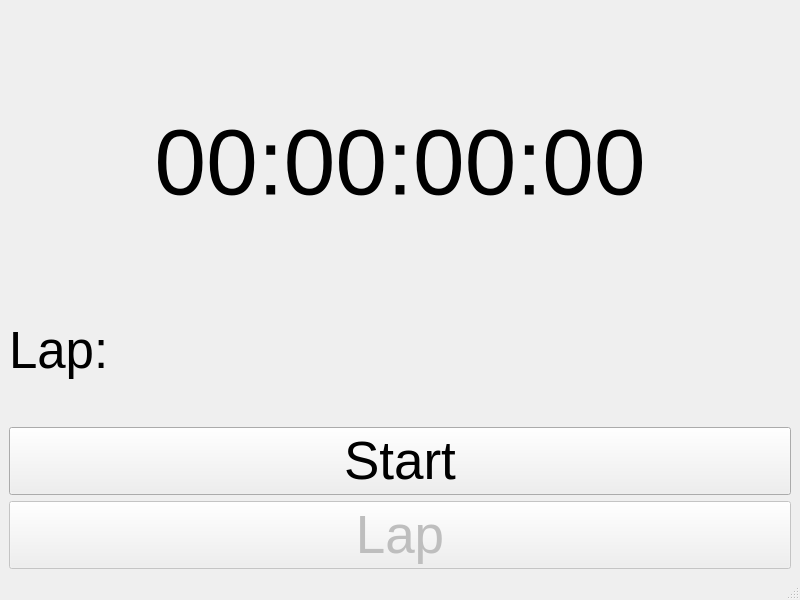
<?xml version="1.0" encoding="UTF-8"?>
<ui version="4.0">
 <class>MainWindow</class>
 <widget class="QMainWindow" name="MainWindow">
  <property name="geometry">
   <rect>
    <x>0</x>
    <y>0</y>
    <width>800</width>
    <height>600</height>
   </rect>
  </property>
  <property name="windowTitle">
   <string>MainWindow</string>
  </property>
  <widget class="QWidget" name="centralwidget">
   <layout class="QVBoxLayout" name="verticalLayout">
    <item>
     <widget class="QLabel" name="label_2">
      <property name="font">
       <font>
        <pointsize>70</pointsize>
       </font>
      </property>
      <property name="text">
       <string>00:00:00:00</string>
      </property>
      <property name="alignment">
       <set>Qt::AlignCenter</set>
      </property>
     </widget>
    </item>
    <item>
     <widget class="QLabel" name="label">
      <property name="maximumSize">
       <size>
        <width>16777215</width>
        <height>100</height>
       </size>
      </property>
      <property name="font">
       <font>
        <pointsize>38</pointsize>
       </font>
      </property>
      <property name="text">
       <string>Lap: </string>
      </property>
      <property name="alignment">
       <set>Qt::AlignLeading|Qt::AlignLeft|Qt::AlignTop</set>
      </property>
     </widget>
    </item>
    <item>
     <widget class="QPushButton" name="Start">
      <property name="font">
       <font>
        <pointsize>40</pointsize>
       </font>
      </property>
      <property name="text">
       <string>Start</string>
      </property>
     </widget>
    </item>
    <item>
     <widget class="QPushButton" name="Lap">
      <property name="enabled">
       <bool>false</bool>
      </property>
      <property name="font">
       <font>
        <pointsize>40</pointsize>
       </font>
      </property>
      <property name="text">
       <string>Lap</string>
      </property>
     </widget>
    </item>
   </layout>
  </widget>
  <widget class="QMenuBar" name="menubar">
   <property name="geometry">
    <rect>
     <x>0</x>
     <y>0</y>
     <width>800</width>
     <height>36</height>
    </rect>
   </property>
  </widget>
  <widget class="QStatusBar" name="statusbar"/>
 </widget>
 <resources/>
 <connections/>
</ui>
